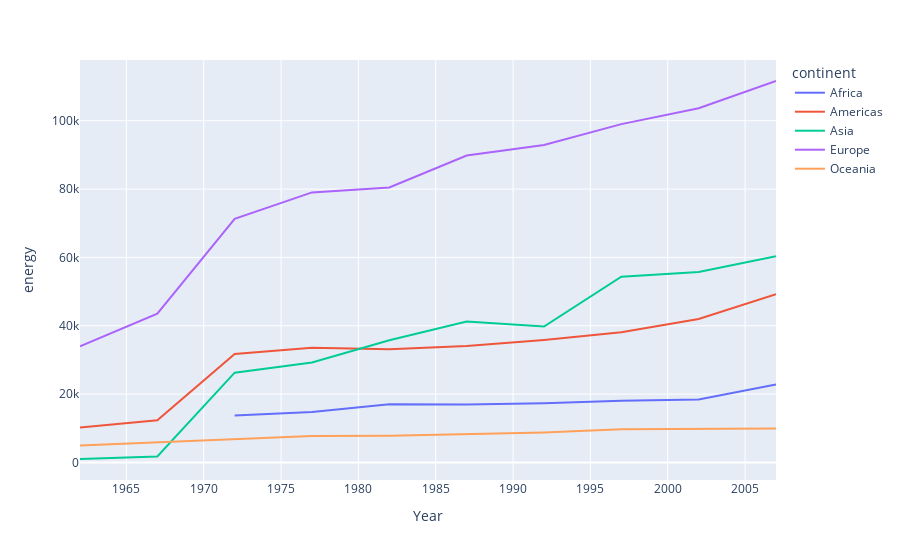

The cell this chart's notebook holds for it:
### Code cell
px.line(energy_by_continent, x='Year', y='energy', color='continent')

### Figure 1 — Plotly figure (JSON) as saved in the notebook; plotly's stock layout.template omitted (floating-point values rounded to 4 significant figures)
{"data": [{"hovertemplate": "continent=Africa<br>Year=%{x}<br>energy=%{y}<extra></extra>", "legendgroup": "Africa", "line": {"color": "#636efa", "dash": "solid"}, "mode": "lines", "name": "Africa", "orientation": "v", "showlegend": true, "type": "scatter", "x": [1972, 1977, 1982, 1987, 1992, 1997, 2002, 2007], "xaxis": "x", "y": [13730.0, 14730.0, 17030.0, 16940.0, 17310.0, 18020.0, 18450.0, 22780.0], "yaxis": "y"}, {"hovertemplate": "continent=Americas<br>Year=%{x}<br>energy=%{y}<extra></extra>", "legendgroup": "Americas", "line": {"color": "#EF553B", "dash": "solid"}, "mode": "lines", "name": "Americas", "orientation": "v", "showlegend": true, "type": "scatter", "x": [1962, 1967, 1972, 1977, 1982, 1987, 1992, 1997, 2002, 2007], "xaxis": "x", "y": [10230.0, 12370.0, 31720.0, 33550.0, 33160.0, 34040.0, 35850.0, 38130.0, 41980.0, 49260.0], "yaxis": "y"}, {"hovertemplate": "continent=Asia<br>Year=%{x}<br>energy=%{y}<extra></extra>", "legendgroup": "Asia", "line": {"color": "#00cc96", "dash": "solid"}, "mode": "lines", "name": "Asia", "orientation": "v", "showlegend": true, "type": "scatter", "x": [1962, 1967, 1972, 1977, 1982, 1987, 1992, 1997, 2002, 2007], "xaxis": "x", "y": [1004.0, 1721.0, 26260.0, 29260.0, 35740.0, 41260.0, 39780.0, 54360.0, 55730.0, 60320.0], "yaxis": "y"}, {"hovertemplate": "continent=Europe<br>Year=%{x}<br>energy=%{y}<extra></extra>", "legendgroup": "Europe", "line": {"color": "#ab63fa", "dash": "solid"}, "mode": "lines", "name": "Europe", "orientation": "v", "showlegend": true, "type": "scatter", "x": [1962, 1967, 1972, 1977, 1982, 1987, 1992, 1997, 2002, 2007], "xaxis": "x", "y": [33950.0, 43560.0, 71320.0, 79040.0, 80480.0, 89830.0, 92880.0, 99010.0, 103700.0, 111600.0], "yaxis": "y"}, {"hovertemplate": "continent=Oceania<br>Year=%{x}<br>energy=%{y}<extra></extra>", "legendgroup": "Oceania", "line": {"color": "#FFA15A", "dash": "solid"}, "mode": "lines", "name": "Oceania", "orientation": "v", "showlegend": true, "type": "scatter", "x": [1962, 1967, 1972, 1977, 1982, 1987, 1992, 1997, 2002, 2007], "xaxis": "x", "y": [4964.0, 5882.0, 6652.0, 7726.0, 7830.0, 8225.0, 8768.0, 9728.0, 9907.0, 9923.0], "yaxis": "y"}], "layout": {"legend": {"title": {"text": "continent"}, "tracegroupgap": 0}, "margin": {"t": 60}, "xaxis": {"anchor": "y", "domain": [0, 1], "title": {"text": "Year"}}, "yaxis": {"anchor": "x", "domain": [0, 1], "title": {"text": "energy"}}}}
